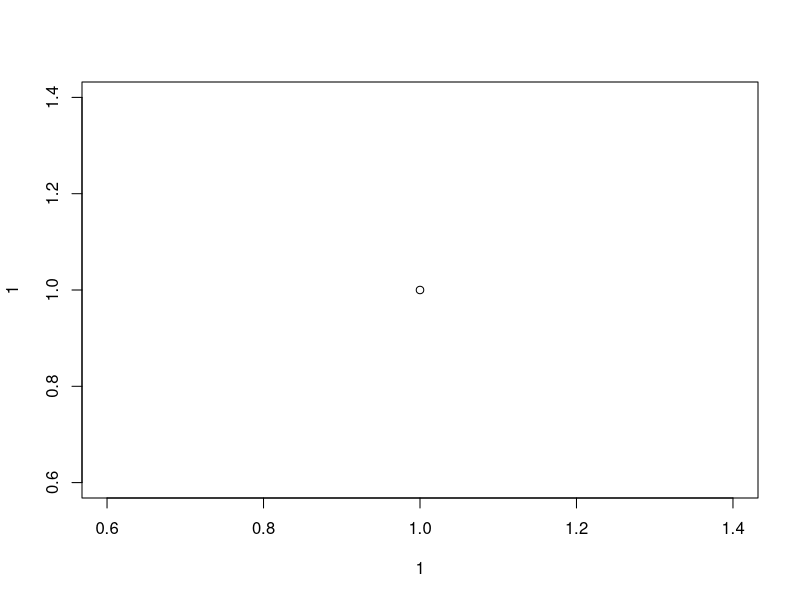
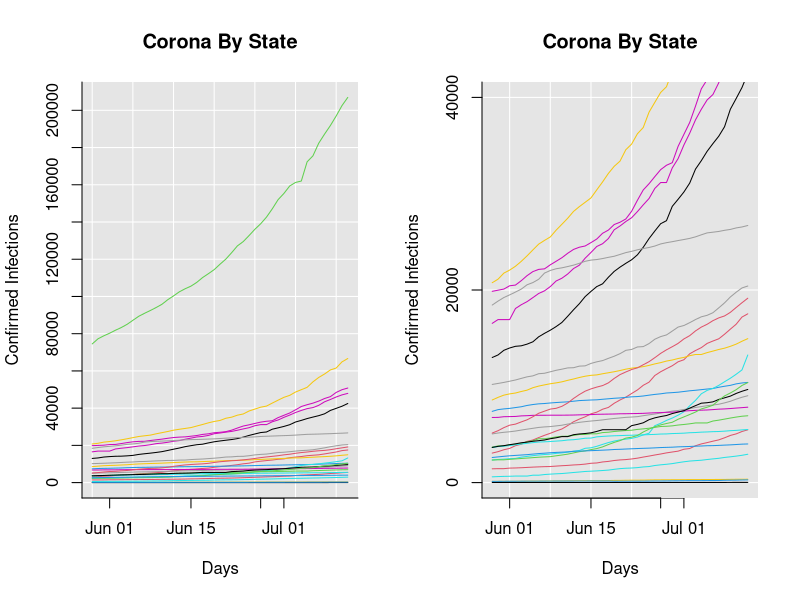

The R source for these figures, in order:
rm(list = ls())

# Reading in data ---------------------------------------------------------
kiah.data <- read.csv("./Data/MarineJulyTrainingAnalysis.csv")
names(kiah.data)[8:dim(kiah.data)[2]] <- as.character(rev(seq(as.Date('2020-05-29'),as.Date('2020-07-12'),1)))
kiah.data <- kiah.data[,na.omit(match(c(names(kiah.data)[1:7], as.character(seq(as.Date('2020-05-29'),as.Date('2020-07-12'),1))), names(kiah.data)))]

# Examine by State --------------------------------------------------------
unq.states <- unique(kiah.data$State[order(kiah.data$State)])
state.data <- data.frame()
for(i in 1:length(unq.states)){
  tmp.data <- kiah.data[kiah.data$State == unq.states[i],]
  tmp.data[is.na(tmp.data)] <- 0
  for.out <- data.frame(
    as.character(unq.states[i]),
    as.Date(names(tmp.data)[c(8:dim(tmp.data)[2])]),
    sum(tmp.data$MarineCnts),
    apply(tmp.data[,c(8:dim(tmp.data)[2])], 2, sum)
  )
  names(for.out) <- c("state", "day", "marine.count", "virus.count")
  state.data <- rbind(state.data, for.out)
  print(paste0(100*round(i/length(unq.states), 4), "% - Combining States"))
}

plot(1,1); dev.off()
par(mfrow = c(1, 2))
plot(
  state.data$virus.count ~ as.Date(state.data$day),
  col = 'blue',
  type = 'n',
  bty = 'n',
  # xaxt = 'n',
  yaxt = 'n',
  xlab = "Days",
  ylab = "Confirmed Infections",
  main = "Corona By State"
)
rect(18400, -20000,184400, 1600000, col = "grey90")
x.lines <- seq(as.Date("2020-05-29"), as.Date("2020-07-12"), 7)
for(i in 1:length(x.lines)){abline(v = x.lines[i], col = "white")}
y.lines <- seq(-20000, 1600000, 20000)
for(i in 1:length(y.lines)){abline(h = y.lines[i], col = "white")}
axis(1, seq(18400, 184400, 40), rep(NA, 2))
axis(2, seq(-20000, 1600000, 20000))
for(i in 1:length(unq.states)){
  points(
    state.data$virus.count[state.data$state == unq.states[i]] ~ state.data$day[state.data$state == unq.states[i]],
    col = i,
    type = 'l'
  )
  print(paste0(100*round(i/length(unq.states), 4), "% - Plotting States"))
}


plot(
  state.data$virus.count ~ as.Date(state.data$day),
  col = 'blue',
  type = 'n',
  bty = 'n',
  # xaxt = 'n',
  yaxt = 'n',
  xlab = "Days",
  ylab = "Confirmed Infections",
  main = "Corona By State",
  ylim = c(0, 40000)
)
rect(18400, -20000,184400, 160000, col = "grey90")
x.lines <- seq(as.Date("2020-05-25"), as.Date("2020-06-22"), 7)
for(i in 1:length(x.lines)){abline(v = x.lines[i], col = "white")}
y.lines <- seq(-20000, 160000, 20000)
for(i in 1:length(y.lines)){abline(h = y.lines[i], col = "white")}
axis(1, seq(18400, 18440, 40), rep(NA, 2))
axis(2, seq(-20000, 160000, 20000))
for(i in 1:length(unq.states)){
  points(
    state.data$virus.count[state.data$state == unq.states[i]] ~ state.data$day[state.data$state == unq.states[i]],
    col = i,
    type = 'l'
  )
  print(paste0(100*round(i/length(unq.states), 4), "% - Plotting Sub States"))
}

# What do we think will be the most useful? -------------------------------
# R0?  Population density?
# Growth rate values?
# RT - tested vs untested positives
# How many people will they give it to?  Projected growth rates
# New cases per ??? per day
# What's the likelihood that any individual marine will show up with an active case of COVID and be infectious?

# What are they looking for? ----------------------------------------------
# What can give us insight into what to do moving forward?

# Report outline ----------------------------------------------------------
# Problem statement
# Data
# Limitations
# Methods
# Conclusions





